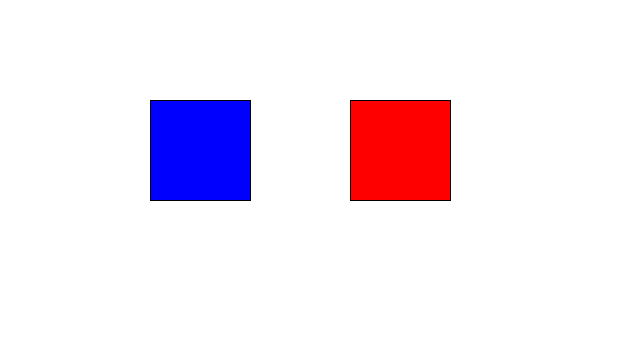
Frame 1 (no input)
Frame 60 (the mouse pressed at the canvas centre just before this capture): identical to frame 1, image omitted
Frame 120 (the mouse held since frame 60 and released just before this capture): identical to frame 1, image omitted

The Processing sketch that drew this single still picture (run headless with seeded random() and noise(); from frame 60 on, the mouse is pressed at the canvas centre):

// Processing sketch: cyoa
// ── cyoa.pde
// Define our color set
color white   = color(255,255,255);
color red     = color(255,0,0);
color green   = color(0,255,0);
color blue    = color(0,0,255);
color cyan    = color(0,255,255);
color magenta = color(255,0,255);
color yellow  = color(0,255,255);

// Default values
color leftColor      = white;
color rightColor     = white;
color currentBGColor = white;

// Left and Right Box coordinates
float aL = 150;  // x-coordinate of left box
float bL = 100;  // y-coordinate of left box
float cL = 100;  // width of left box
float dL = 100;  // height of left box

float aR = 350;  // x-coordinate of left box
float bR = 100;  // y-coordinate of left box
float cR = 100;  // width of left box
float dR = 100;   // height of left box

// This class describes a "page" or situation in our Choose-Your-Own-Adventure story. We have two choices on each 
// page which lead us to a different page
public class Page {

  color   clr;
  boolean isLeftBox;

  // These are the two next pages you can get to from this page
  Page leftChild;
  Page rightChild;

  // Class constructor
  Page( color InitColor, Page Left, Page Right ) {
    clr = InitColor;
    leftChild = Left;
    rightChild = Right;
  } 
  
  void update() {
   background(clr);

   fill(leftChild.clr);
   rect(aL,bL,cL,dL);
  
   fill(rightChild.clr);
   rect(aR,bR,cR,dR);
  }  
}

// These are all of the possible situations in our adventure
Page White;
Page Blue;
Page Red;
Page Green;
Page currentPage;

/*
 
 We start at White and our left choice is Blue and our right choice is Red. If we go to Blue, 
 we have the left choice of White. If we go to Red, the left choice is Green, the right choice is White.
 Choices from Green send us back to the parent color of Blue or Red. 

                         W
                        / \
                       /   \
                      B     R
                     / \   / \
                    /   \ /   \
                   W     G     W
                        / \
                       /   \
                      B     R      

*/



// Returns True if click in left box
boolean inLeft() {
  return (mouseX>aL)&&(mouseY>bL)&&(mouseX<aL+cL)&&(mouseY<bL+dL);
}

// Returns True if click in right box
boolean inRight() {
  return (mouseX>aR)&&(mouseY>bR)&&(mouseX<aR+cR)&&(mouseY<bR+dR);
}


void mouseClicked() {
  if(inLeft()) {
    currentPage = currentPage.leftChild;     
  }
  else if(inRight()) {
    currentPage = currentPage.rightChild;
  }   
}


void setup() {

 White = new Page(white, null, null);
 Blue  = new Page(blue,  null, null);
 Red   = new Page(red,   null, null);
 Green = new Page(green, null, null);

 White.leftChild = Blue;
 White.rightChild = Red;
 
 Blue.leftChild = White;
 Blue.rightChild = Green;
 
 Red.leftChild = Green;
 Red.rightChild = White;
 
 Green.leftChild = Blue;
 Green.rightChild = Red;
 
 currentPage = White; 
  
 size(640,360);
} 

void draw() {
  currentPage.update();   
}
